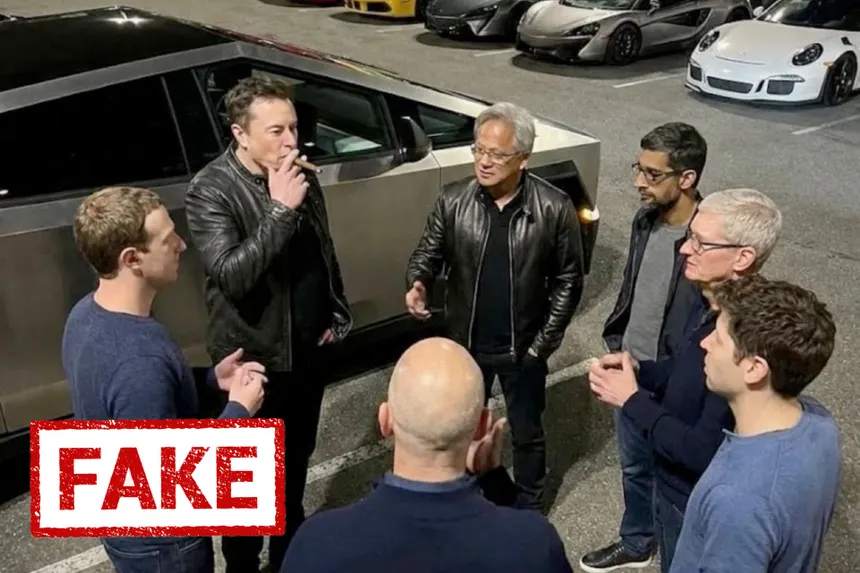
#> input picture classifier/test.jpg, 860 x 573 px
$ python -i visual_analyzer.py   (imports and definitions only)   (older library calls are emulated)
#> lines starting #> are read from the running program, lines starting #| are printed output that depends on the picture
#> further down, picture is the input picture: PIL image 860x573 RGB; mean R, G, B 90, 81.6, 76.7
"""
Visual Analysis & Feature Extraction Module

Extracts meaningful features from images to support intent detection and severity scoring.
Includes face detection, OCR, and metadata analysis.
"""

import cv2
import numpy as np
from PIL import Image
import pytesseract
import re
from typing import Dict, Any, List, Tuple

class VisualAnalyzer:
    """Analyzes images to extract visual features for intent detection and risk scoring."""

    def __init__(self):
        """Initialize face detection model."""
        # Initialize OpenCV Haar Cascade face detector
        self.face_cascade = cv2.CascadeClassifier(
            cv2.data.haarcascades + 'haarcascade_frontalface_default.xml'
        )

    def analyze(self, image: Image.Image) -> Dict[str, Any]:
        """
        Perform comprehensive visual analysis on an image.

        Args:
            image: PIL Image object (RGB format)

        Returns:
            Dictionary containing extracted features:
            {
                "faces": {...},
                "text": {...},
                "metadata": {...}
            }
        """
        img_array = np.array(image.convert("RGB"))

        results = {
            "faces": self._analyze_faces(img_array, image.size),
            "text": self._analyze_text(image),
            "metadata": self._analyze_metadata(image, img_array),
            "semantic_errors": self._analyze_semantic_errors(img_array, image.size)
        }

        return results

    def _analyze_faces(
        self,
        img_array: np.ndarray,
        image_size: Tuple[int, int]
    ) -> Dict[str, Any]:
        """
        Detect and analyze faces in the image using OpenCV Haar Cascade.

        Returns:
            {
                "face_count": int,
                "is_portrait": bool,
                "face_quality": float,
                "face_locations": List[Dict]  # normalized coordinates
            }
        """
#> called with image_size = (860, 573)
        width, height = image_size

        # Convert to grayscale for face detection
        gray = cv2.cvtColor(img_array, cv2.COLOR_RGB2GRAY)
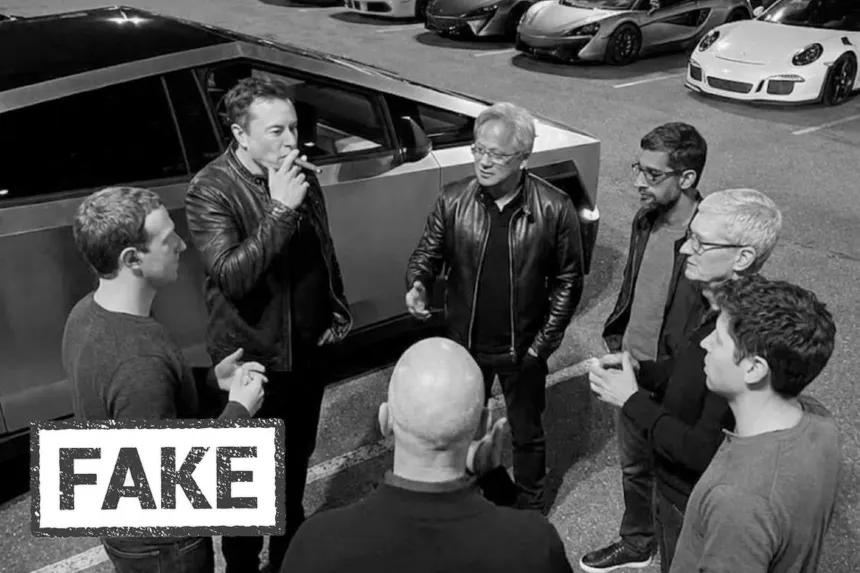
#> gray: shape (573, 860); min 0, max 255, mean 83.6

        # Detect faces
        faces = self.face_cascade.detectMultiScale(
            gray,
            scaleFactor=1.1,
            minNeighbors=5,
            minSize=(30, 30)
        )
#> faces = [[463, 133, 53, 53], [229, 97, 78, 78]]

        face_count = len(faces)
#> face_count = 2
        face_locations = []
        face_qualities = []
        is_centered = False

        for (x, y, w, h) in faces:
            # Normalize coordinates (0-1)
            norm_x = x / width
            norm_y = y / height
            norm_w = w / width
            norm_h = h / height

            # Calculate center coordinates (normalized)
            center_x = norm_x + norm_w / 2
            center_y = norm_y + norm_h / 2

            face_locations.append({
                "x": float(center_x),
                "y": float(center_y),
                "width": float(norm_w),
                "height": float(norm_h)
            })

            # Calculate face quality (size-based heuristic)
            face_area = norm_w * norm_h
            face_qualities.append(face_area)

            # Check if face is centered (within 30% of image center)
            center_threshold = 0.3
            is_centered = (
                abs(center_x - 0.5) < center_threshold and
                abs(center_y - 0.5) < center_threshold
            )
#> this loop made 2 passes
#> (x, y, w, h, norm_x, norm_y, norm_w, norm_h) on passes 1 to 2: (463, 133, 53, 53, 0.538, 0.232, 0.0616, 0.0925), (229, 97, 78, 78, 0.266, 0.169, 0.0907, 0.136)
#> after the loop, face_locations = 2 items; face_qualities = [0.0057, 0.0123]

        # Average face quality
        face_quality = float(np.mean(face_qualities)) if face_qualities else 0.0
#> face_quality = 0.00902

        # Determine if portrait (centered face, takes significant portion of image)
        is_portrait = bool(
            face_count == 1 and
            is_centered and
            face_locations[0]["width"] > 0.3 and
            face_locations[0]["height"] > 0.3
        ) if face_count > 0 else False
#> is_portrait = False

        return {
            "face_count": int(face_count),
            "is_portrait": bool(is_portrait),
            "face_quality": round(face_quality, 4),
            "face_locations": face_locations
        }

    def _preprocess_for_ocr(self, image: Image.Image) -> Image.Image:
        """
        Preprocess image for better OCR results on TikTok screenshots.

        Applies: upscaling, grayscale conversion, denoising, contrast enhancement, sharpening.
        """
        # Convert to numpy array
        img_array = np.array(image.convert("RGB"))
        original_height = img_array.shape[0]
#> original_height = 573

        # Upscale if small (helps with small text in video frames)
        if original_height < 300:
            scale_factor = 2.0
            img_array = cv2.resize(
                img_array, None,
                fx=scale_factor, fy=scale_factor,
                interpolation=cv2.INTER_CUBIC
            )

        # Convert to grayscale (often better for OCR than color)
        gray = cv2.cvtColor(img_array, cv2.COLOR_RGB2GRAY)

        # Denoise (bilateral filter preserves edges while removing noise)
        denoised = cv2.bilateralFilter(gray, 9, 75, 75)

        # CLAHE contrast enhancement (helps with compressed video frames)
        clahe = cv2.createCLAHE(clipLimit=2.0, tileGridSize=(8, 8))
        enhanced = clahe.apply(denoised)
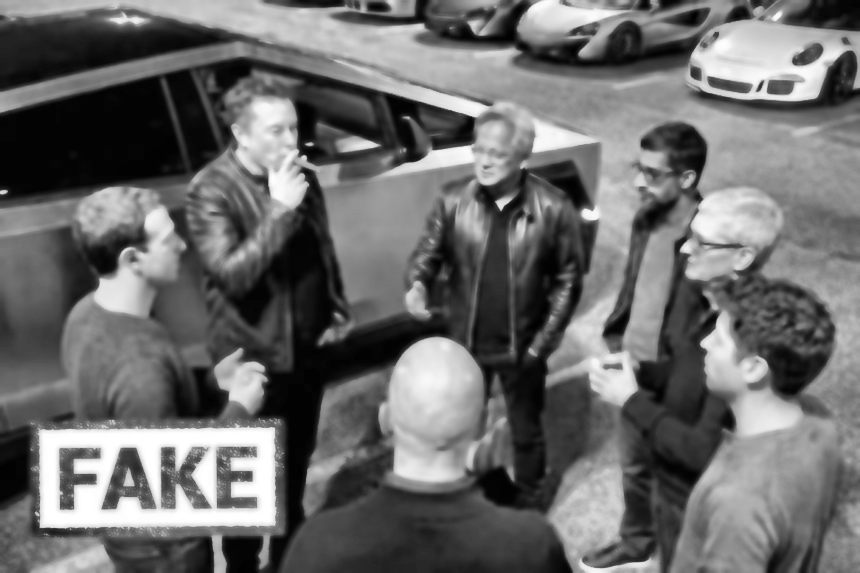
#> enhanced: shape (573, 860); min 1, max 255, mean 107.1

        # Sharpening (unsharp mask) - helps with video compression blur
        gaussian = cv2.GaussianBlur(enhanced, (0, 0), 2.0)
        sharpened = cv2.addWeighted(enhanced, 1.5, gaussian, -0.5, 0)

        # Convert back to PIL Image
        return Image.fromarray(sharpened)

    def _analyze_text(self, image: Image.Image) -> Dict[str, Any]:
        """
        Extract text from image using OCR with preprocessing and multiple PSM modes.

        Optimized for TikTok video frame screenshots with degraded text quality.

        Returns:
            {
                "text_found": str,
                "is_gibberish": bool,
                "text_locations": List[Dict],
                "word_count": int,
                "ocr_confidence": float  # Average confidence from successful detections
            }
        """
        # Preprocess image for better OCR
        preprocessed = self._preprocess_for_ocr(image)

        # Use single PSM mode for speed (was 5 modes: [11, 6, 7, 8, 13])
        # PSM 11: Sparse text - find as much text as possible in any orientation
        psm_modes = [11]  # Single mode for fast analysis
        all_text_parts = []
        all_locations = []
        all_confidences = []

        for psm in psm_modes:
            try:
                config = f'--psm {psm}'
                ocr_data = pytesseract.image_to_data(
                    preprocessed,
                    config=config,
                    output_type=pytesseract.Output.DICT
                )

                # Extract text from this PSM mode
                n_boxes = len(ocr_data['text'])
                for i in range(n_boxes):
                    text = ocr_data['text'][i].strip()
                    conf = int(ocr_data['conf'][i])

                    # Lower threshold for screenshots (video frames have degraded text)
                    # Accept confidence > -1 (all detections, even low confidence)
                    if text and conf > -1:
                        # Store unique text entries (deduplicate by position)
                        text_location_key = (
                            ocr_data['left'][i] if ocr_data['left'][i] != -1 else -1,
                            ocr_data['top'][i] if ocr_data['top'][i] != -1 else -1
                        )

                        # Check if we already have text at this location
                        existing = next(
                            (loc for loc in all_locations
                             if loc.get('x') == text_location_key[0] and
                                loc.get('y') == text_location_key[1]),
                            None
                        )

                        if not existing and text_location_key[0] != -1:
                            all_text_parts.append(text)
                            all_confidences.append(conf)

                            all_locations.append({
                                "text": text,
                                "x": ocr_data['left'][i],
                                "y": ocr_data['top'][i],
                                "width": ocr_data['width'][i],
                                "height": ocr_data['height'][i],
                                "confidence": conf
                            })
            except Exception:
                # Continue with next PSM mode if one fails
                continue
#> after the loop, all_confidences = []; all_locations = []; all_text_parts = []

        # Calculate average OCR confidence (only from positive confidence detections)
        positive_confs = [c for c in all_confidences if c > 0]
        ocr_confidence = float(np.mean(positive_confs)) / 100.0 if positive_confs else 0.0

        # Combine all detected text
        text_found = " ".join(all_text_parts)
        word_count = len(all_text_parts)

        # Detect gibberish patterns
        is_gibberish = self._detect_gibberish(text_found)

        return {
            "text_found": text_found,
            "is_gibberish": bool(is_gibberish),
            "text_locations": all_locations,
            "word_count": int(word_count),
            "ocr_confidence": round(ocr_confidence, 4)
        }

    # [203 lines left out: functions _detect_gibberish, _analyze_metadata, _analyze_semantic_errors, not called in this run]

>>> from PIL import Image
>>> picture = Image.open('test.jpg')
#> (the run stopped early here; a loop or call above may not have finished)
